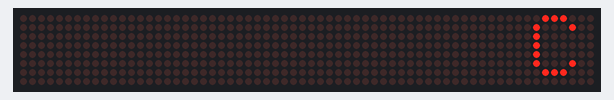
This sketch was run on a simulated Arduino Uno, built with avr-gcc and run on an emulated ATmega328P. On the bench: 64×8 LED matrix.

Above: at 0.33 s.
At 1.03 s:
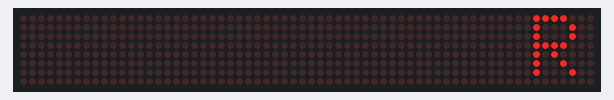
At 1.74 s:
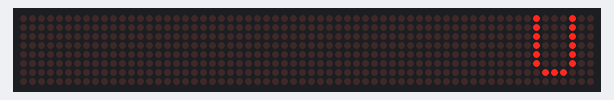
At 2.44 s:
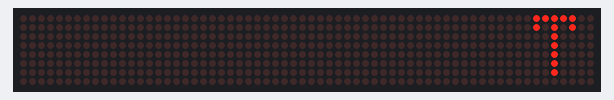
At 3.5 s:
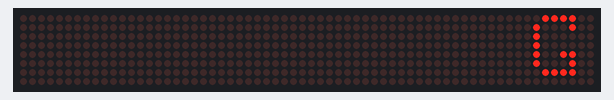
At 4.8 s:
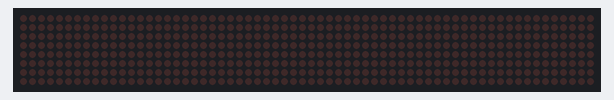

The sketch:

21_Text_Display_Using_Dot_Matrix.ino
```cpp
#include <LedControl.h>


/*****************************************************
Project Title: Text Display Using Dot Matrix
Organisation: Soham Academy Of Human Excellence
Website: https://ria.sohamacademy.org/
*******************************************************/
//#include "LedControl.h"
//pin 4 is connected to the DataIn
// pin 3 is connected to the CLK
//pin 2 is connected to LOAD

#define NBR_MTX 1 //number of matrices attached is one
LedControl lc=LedControl(4,3,2,0);

void setup()
{
  for (int i=0; i< NBR_MTX; i++)
  {
    lc.shutdown(i,false);
/* Set the brightness to a medium values */
    lc.setIntensity(i,8);
  /* and clear the display */
    lc.clearDisplay(i);
    delay(100);
  }
}


void loop()
{
     lc.writeString(0,"CIRCUITDIGEST");//sending characters to display
     lc.clearAll();//clearing the display
     delay(1000);
}
```

Measured:
- by itself, everything shown: repeats every 5.6 s, in 14 steps
- what the display in image 5 shows lasts 1.1 s, from 4.7 s to 5.8 s
